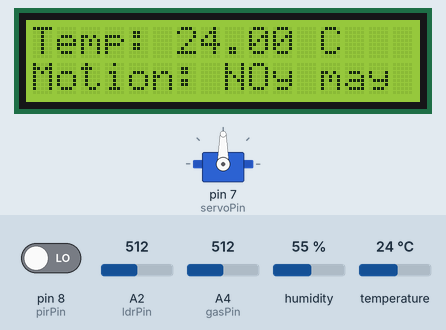
Recording of a sketch running on a simulated Arduino Uno, built with avr-gcc and run on an emulated ATmega328P. Shown: servo, 16×2 character LCD. Inputs (shaded band) come from the test bench; at power-on: A4 (gasPin) = 512, pin 8 (pirPin) LOW, A2 (ldrPin) = 512, humidity 55 %, temperature 24 °C. What the sketch prints to the serial monitor is not drawn.

Above: at 3.2 s.
3.3 s: A4 (gasPin) set to 410
12.7 s: A4 (gasPin) set to 382
At 18.5 s:
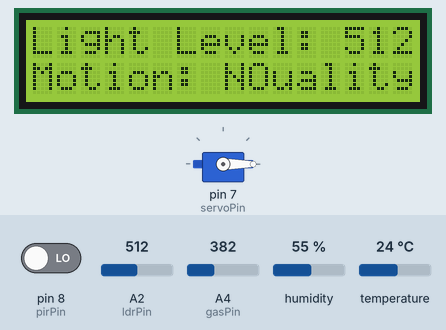
21.8 s: pin 8 (pirPin) driven HIGH
At 29.8 s:
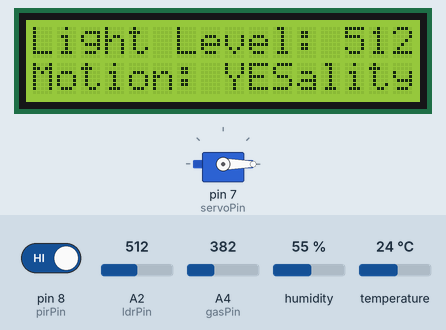
30.9 s: A4 (gasPin) set to 716
At 35.9 s:
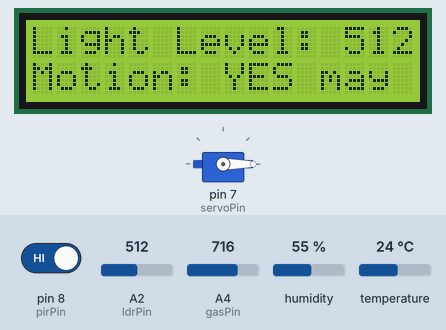
40.0 s: A4 (gasPin) set to 30
At 45.1 s:
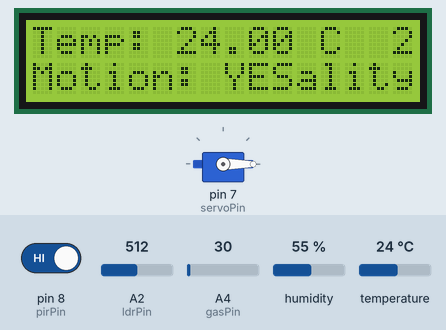
49.1 s: pin 8 (pirPin) driven LOW
At 51.4 s:
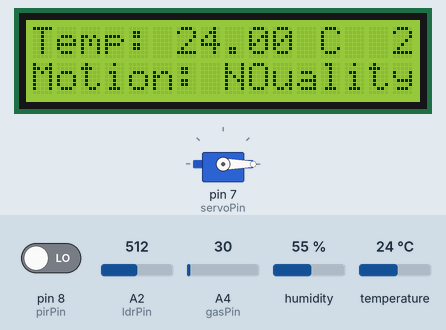
Timing chart, 0 to 59.2 s (numbered marks = the images above; inputs shaded):
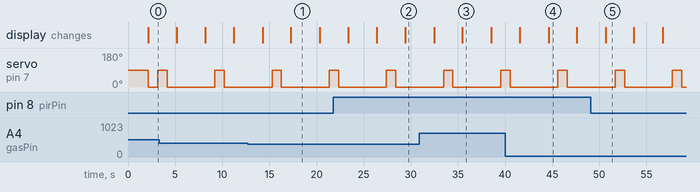

Measured:
- the behaviour switches between 401 and 400 on A4 (gasPin) (found by bisection; images 0 and 1)
- after the input at 12.7 s, the display: first changes after 1.6 s (image 1 shows a later state)
- after the input at 21.8 s, the display: first differs from a run without the input after 4.6 s (image 2 shows a later state)
- after the input at 30.9 s, the display: first changes after 1.6 s (image 3 shows a later state)
- after the input at 40.0 s, the display: first differs from a run without the input after 4.6 s (image 4)
- after the input at 49.1 s, the display: changes after 1.6 s (image 5)
- by itself, servo on pin 7 (servoPin): alternates 90° for 1.0 s and 0° for 5.1 s

The sketch:

LCD.ino
```cpp
#include <dht.h>
#include "MQ135.h"
#include <Servo.h>
#include <LiquidCrystal.h>

int servoPin = 7;
Servo Servo1;
const int ldrPin = A2;
int gasPin = A4;
int sensorData;
dht DHT;
const int pirPin = 8;
int pirState = LOW;

#define DHT11_PIN 9

// Define the LCD display
LiquidCrystal lcd(12, 11, 5, 4, 3, 2);

void setup() {
  Serial.begin(9600);
  pinMode(gasPin, INPUT);
  Servo1.attach(servoPin);
  pinMode(pirPin, INPUT);

  // Initialize the LCD
  lcd.begin(16, 2);
  lcd.clear();
  lcd.setCursor(0, 0);
  lcd.print("Sensor Data:");
  lcd.setCursor(0, 1);
  lcd.print("Motion: NO");
  delay(2000);
}

void loop() {
  // DHT11
  int chk = DHT.read11(DHT11_PIN);
  lcd.setCursor(0, 0);
  lcd.print("Temp: ");
  lcd.print(DHT.temperature);
  lcd.print(" C  ");
  lcd.setCursor(0, 1);
  lcd.print("Humidity: ");
  lcd.print(DHT.humidity);
  lcd.print(" %  ");
  Serial.print("Temp: ");
  Serial.print(DHT.temperature);
  Serial.print(" C  ");

  // Serial.setCursor(0, 1);
  Serial.print("Humidity: ");
  Serial.print(DHT.humidity);
  Serial.print(" %  ");

  // MQ135
  sensorData = analogRead(gasPin);
  lcd.setCursor(0, 2);
  lcd.print("Air Quality: ");
  lcd.print(sensorData, DEC);
  lcd.print(" PPM  ");
  Serial.print("Air Quality: ");
  Serial.print(sensorData, DEC);
  Serial.print(" PPM  ");

  if (sensorData <= 400) {
    lcd.setCursor(0, 3);
    lcd.print("Good air quality  ");
    Serial.print("Good air quality  ");
  } else {
    lcd.setCursor(0, 3);
    lcd.print("Air quality may be compromised  ");
    Serial.print("Air quality may be compromised  ");
  }

  // Read the PIR sensor value
  pirState = digitalRead(pirPin);
  lcd.setCursor(0, 1);
  if (pirState == HIGH) {
    lcd.print("Motion: YES");
    Serial.println("Motion detected!");
  } else {
    lcd.print("Motion: NO");
    Serial.println("NO Motion detected!");
  }

  //SERVO
  Servo1.write(0);
  delay(1000);
  Servo1.write(90);
  delay(1000);
  Servo1.write(0);
  delay(1000);

  //LDR
  int ldrValue = analogRead(ldrPin);
  lcd.setCursor(0, 0);
  lcd.print("Light Level: ");
  lcd.print(ldrValue);
  lcd.print("  ");
  Serial.print("Light Level: ");
  Serial.print(ldrValue);
  Serial.print("  ");

  delay(3000);
}
```
